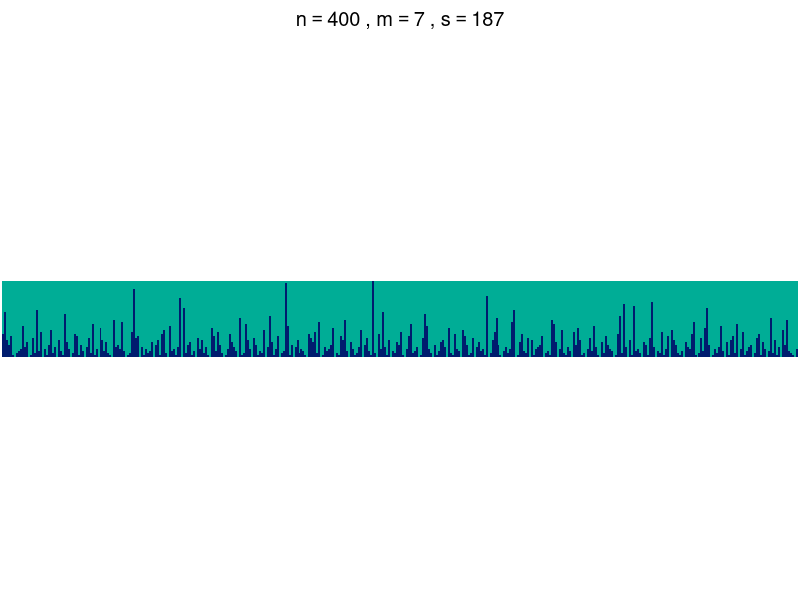

R code for this plot:
#for (t in 30:(30+35)) {
  n=400
  m=7
  r=1
  k=0
  j=n
  while(j > 1){
    if(j >= m){
      j=j-round(j/m,0)
      k=k+1 } else {
        j=j-1
        k=k+round(m/j,0)
      }
     print(j)
  }
  k=k+1
 print(c(n,k))
  
  circ=rep(1,n*k)
  j=1
  k=1
  while(j < length(circ)){
    s=sum(circ[k:j])
    if(s==m){
      circ[j]=0
      k=j+1
    }
    if(j %% n == 0){
      circ[(j+1):(j+n)]=circ[((j-n)+1):j]
    }
    if(sum(circ[(j+1):(j+n)])==r) break
    j=j+1
  }
  pm=matrix(circ, ncol=n, byrow = T)
 
   if(length(which(apply(pm, 1, function(x) all(x==1))))> 0) {
     pm=pm[-which(apply(pm, 1, function(x) all(x==1))),]
}
 pm=head(pm,-1)
  
  # prmatrix(pm,rowlab = rep("", nrow(pm)), collab = rep("", ncol(pm)))
  srv=apply(pm, 2, sum )
  srv=which(srv==max(srv))
  par(mar=c(.1,.1,2,.1))
  image(t(pm), asp=nrow(pm)/ncol(pm), col=c("#00ad96", "#001c6e"), axes=F)
  title(main=bquote(n==.(n)~","~m==.(m)~","~s==.(srv)))
  
#  text(x=.5, y=1.2, labels = bquote(n==.(n)~","~m==.(m)~","~s==.(srv)), cex=2)
  
  # par(mar=c(2,2,2,1), mgp=c(1.2,.5,0))
  # plot(srv, type="l")
  
  
#}
